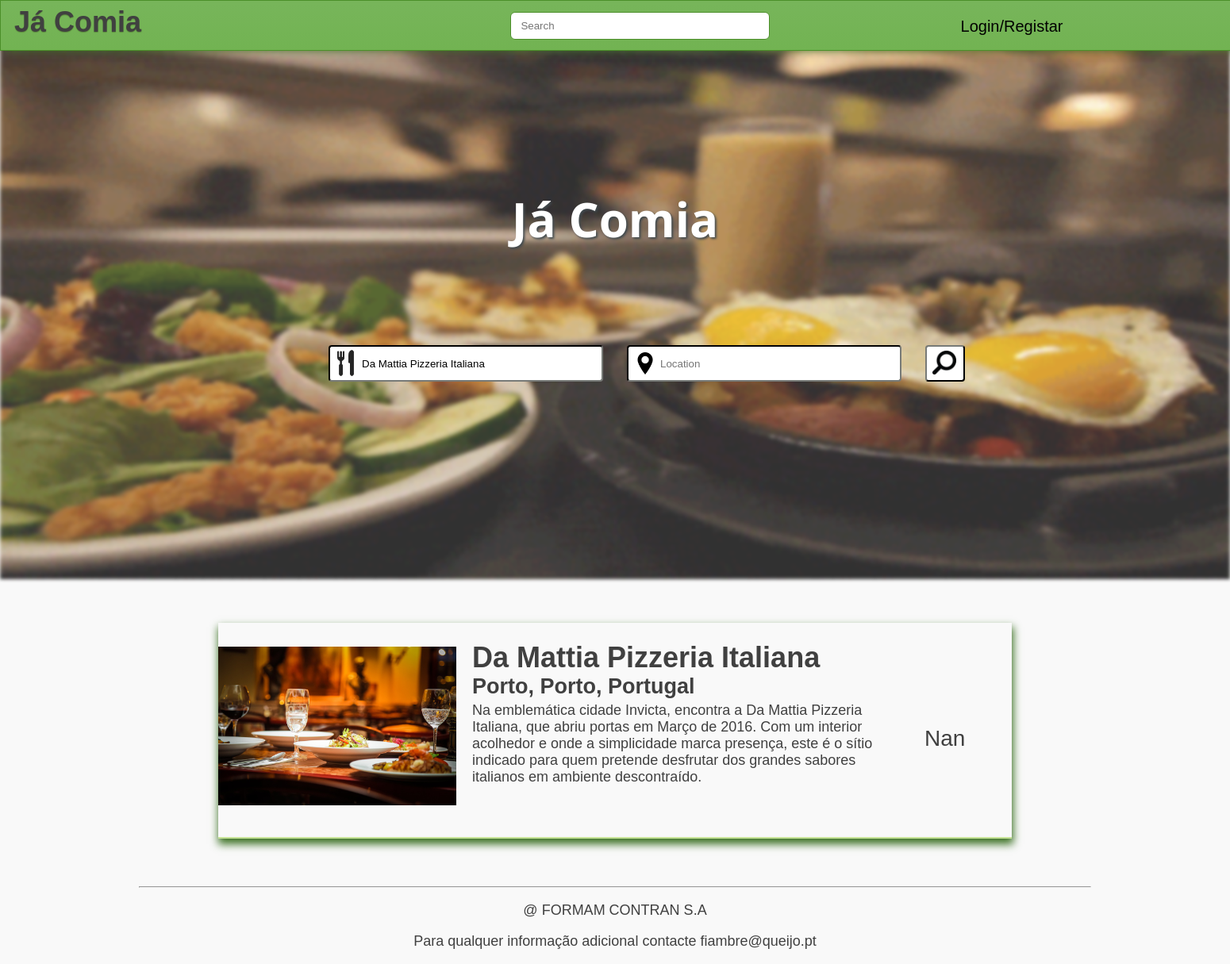
The app's page /feed/feed.php?rname=Da Mattia Pizzeria Italiana with its own data.
### tables this page shows
CREATE TABLE Restaurants (
    name VARCHAR(32) NOT NULL,
    address VARCHAR(32) NOT NULL,
    type VARCHAR(16) NOT NULL,
    city VARCHAR(32) NOT NULL,
    district VARCHAR(32) NOT NULL,
    country VARCHAR(32) NOT NULL,
    description VARCHAR(1024) ,
    avgClass REAL,
    PRIMARY KEY(name, address)
);

### feed/feed.php (the view, shortened to what this page needs)
<?php include_once('../templates/header.php') ?>
<body>
    <?php include_once('../templates/topbar.php') ?>
    <div id="main">
        <img src="../resources/mainimg.gif"/>
        <div id="maincontent">
            <h1>Já Comia</h1>
            <div id="mainsearch"/>
            <form action="feed.php" method="get">
                <?php
                if(isset($_GET['rname'])){
                $rname = $_GET['rname'];
                $local = $_GET['local'];
                }
                else {
                    $rname = '';
                    $local = '';
                }
                echo '<input type="text" name="rname" placeholder="Restaurant" value="' . $rname . '">';
                echo '<input type="text" name="local" placeholder="Location" value="' . $local . '">';
                ?>
                <input type="submit" value="">
            </form>
        </div>
    </div>
<div id="restaurantslist">
    <?php
    if(isset($_GET['rname'])){
    $rname = $_GET['rname'];
    $local = $_GET['local'];
    }
    include_once('../Database/Connect.php');
    if($rname == '' && $local == '' && $search == '')
    $stmt = $db->prepare("SELECT *,rowid FROM Restaurants ORDER BY avgClass DESC");
    else if ($search != '')
    $stmt = $db->prepare("SELECT *,rowid FROM Restaurants WHERE name LIKE '%$search%' OR city LIKE '%$search%' OR district LIKE '%$search%' OR country LIKE '%$search%' ORDER BY avgClass DESC");
    else{
        if($rname != '' && $ $local == '')
            $stmt = $db->prepare("SELECT *,rowid FROM Restaurants WHERE name LIKE '%$rname%' ORDER BY avgClass DESC");
    }
    $stmt->execute();
    $result = $stmt->fetchAll();
    foreach ($result as $row)
    {
        $restid = $row['rowid'];
        $link = "../restaurant/restaurant.php?id=" . $restid;
        $imagequery = $db->prepare("SELECT * FROM Images WHERE restaurant = '$restid';");
        try {
        $imagequery->execute();
        } catch (PDOException $e){
        }
        $images = $imagequery->fetchAll();
        if(!isset($images[0]))
            $image = "../resources/rex.jpg";
        else
            $image = $images[0]['name'];
        $rating = $row['avgClass'];
        $rating = round($rating, 1);
        echo  '<div class="restaurant">';
        echo '<img src="' . $image . '">';
        echo '<h1>' . '<a href=' . $link . '>' . $row['name'] . '</a>' . '</h1>';
        echo '<h2>' . $row['city'] , ", " , $row['district'], ", ", $row['country']  . '</h2>';
        echo '<p>' .  $row['description'] . '</p>';
        echo '<div class="rrating">';
        if($rating != NULL)
        echo '<p>' . $rating, "/5" . '</p>';
        else
        echo '<p>  Nan </p>';
        echo '</div>';
        echo '</div>';
    }
    ?>
</div>
</body>
<?php  include_once('../templates/footer.php') ?>

### feed/style.css (style rules this page uses)
body { font-size: 18px; font-family: Tahoma, Verdana, sans-serif; color: #404040; background: #f9f9f9; margin: auto; overflow-x: hidden; min-width: 700px; }
#main img { width: 100%; height: 680px; margin: auto; margin-top: 50px; opacity: 0.8; filter: blur(2px); }
#maincontent { width: 1000px; margin: auto; text-align: center; }
#maincontent h1 { width: 1000px; color: white; margin-top: -500px; position: absolute; font-size: 60px; font-family: 'Open Sans', sans-serif; text-shadow:2px 2px 3px #414a4e; }
#mainsearch { margin-top: -300px; z-index: 10; position: absolute; }
#mainsearch form { width: 1000px; margin: auto; display: inline-block; }
#mainsearch input { height: 40px; width: 300px; border-radius: 4px; border-color: #252625; padding-left: 40px; }
#mainsearch input:first-child { background-image: url('../resources/fork-icon.png'); background-position: 2px 2px; background-size: 37px 37px; background-repeat: no-repeat; }
#mainsearch input:nth-child(2) { margin-left: 30px; background-image: url('../resources/location-icon.png'); background-position: 7px 7px; background-size: 28px 28px; background-repeat: no-repeat; }
#mainsearch input:nth-child(3) { height: 46px; width: 40px; margin-left: 30px; background-color: white; background-repeat: no-repeat; background-image: url('../resources/search-icon.png'); background-size: 30px 30px; background-position: 7px 5px; position: absolute; }
#restaurantslist { width: 1000px; margin: 50px auto; box-shadow: 1px 6px 10px 1px #3e7327; }
#restaurantslist img { width: 300px; }
#restaurantslist h1 { display: inline; margin-left: 20px; margin-top: -7px; position: absolute; min-width: 800px; }
#restaurantslist h2 { display: inline; margin-left: 20px; margin-top: 35px; position: absolute; min-width: 800px; }
#restaurantslist p { display: inline; position: absolute; width: 550px; margin-left: 20px; margin-top: 70px; }
#restaurantslist a { text-decoration: none; color: currentColor; }
.restaurant { padding-bottom: 30px; padding-top: 30px; height: 210px; border-bottom-style: solid; border-bottom-width: 2px; border-bottom-color: #c7e497; }
.rrating { font-size: 28px; margin-top: 30px; margin-left: 570px; display: inline; position: absolute; }

### records on screen
restaurants: name "Da Mattia Pizzeria Italiana", city "Porto", district "Porto", country "Portugal", description "Na emblemática cidade Invicta, encontra a Da Mattia Pizzeria Italiana, que abriu portas em Março de 2016. Com um interior acolhedor e onde a simplicidade marca presença, este é o sítio indicado para quem pretende desfrutar dos grandes sabores italianos em ambiente descontraído."
